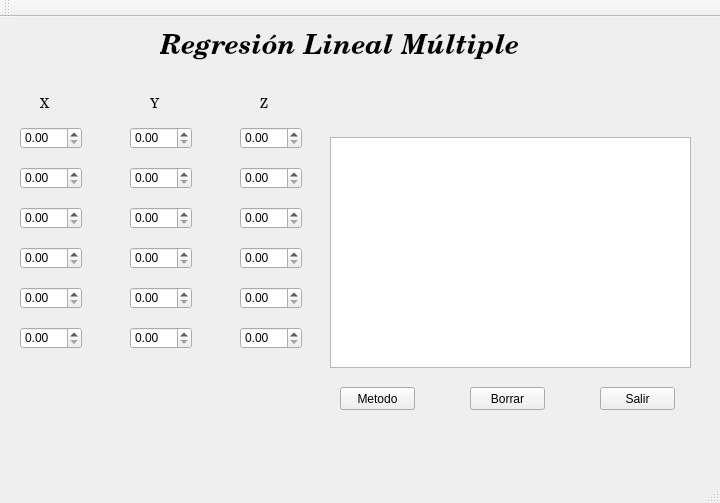
<?xml version="1.0" encoding="UTF-8"?>
<ui version="4.0">
 <class>RMultiple</class>
 <widget class="QMainWindow" name="RMultiple">
  <property name="geometry">
   <rect>
    <x>0</x>
    <y>0</y>
    <width>720</width>
    <height>503</height>
   </rect>
  </property>
  <property name="windowTitle">
   <string>RMultiple</string>
  </property>
  <widget class="QWidget" name="centralWidget">
   <widget class="QLabel" name="label">
    <property name="geometry">
     <rect>
      <x>160</x>
      <y>10</y>
      <width>371</width>
      <height>41</height>
     </rect>
    </property>
    <property name="font">
     <font>
      <family>Century Schoolbook</family>
      <pointsize>20</pointsize>
      <weight>75</weight>
      <italic>true</italic>
      <bold>true</bold>
     </font>
    </property>
    <property name="text">
     <string>Regresión Lineal Múltiple</string>
    </property>
   </widget>
   <widget class="QDoubleSpinBox" name="x5">
    <property name="geometry">
     <rect>
      <x>20</x>
      <y>270</y>
      <width>62</width>
      <height>22</height>
     </rect>
    </property>
   </widget>
   <widget class="QDoubleSpinBox" name="y2">
    <property name="geometry">
     <rect>
      <x>130</x>
      <y>150</y>
      <width>62</width>
      <height>22</height>
     </rect>
    </property>
   </widget>
   <widget class="QDoubleSpinBox" name="x3">
    <property name="geometry">
     <rect>
      <x>20</x>
      <y>190</y>
      <width>62</width>
      <height>22</height>
     </rect>
    </property>
   </widget>
   <widget class="QTextEdit" name="Texto">
    <property name="geometry">
     <rect>
      <x>330</x>
      <y>120</y>
      <width>361</width>
      <height>231</height>
     </rect>
    </property>
    <property name="font">
     <font>
      <family>Arial Narrow</family>
      <pointsize>20</pointsize>
      <weight>75</weight>
      <italic>true</italic>
      <bold>true</bold>
     </font>
    </property>
   </widget>
   <widget class="QDoubleSpinBox" name="x2">
    <property name="geometry">
     <rect>
      <x>20</x>
      <y>150</y>
      <width>62</width>
      <height>22</height>
     </rect>
    </property>
   </widget>
   <widget class="QDoubleSpinBox" name="x1">
    <property name="geometry">
     <rect>
      <x>20</x>
      <y>110</y>
      <width>62</width>
      <height>22</height>
     </rect>
    </property>
   </widget>
   <widget class="QDoubleSpinBox" name="y5">
    <property name="geometry">
     <rect>
      <x>130</x>
      <y>270</y>
      <width>62</width>
      <height>22</height>
     </rect>
    </property>
   </widget>
   <widget class="QDoubleSpinBox" name="x6">
    <property name="geometry">
     <rect>
      <x>20</x>
      <y>310</y>
      <width>62</width>
      <height>22</height>
     </rect>
    </property>
   </widget>
   <widget class="QDoubleSpinBox" name="y1">
    <property name="geometry">
     <rect>
      <x>130</x>
      <y>110</y>
      <width>62</width>
      <height>22</height>
     </rect>
    </property>
   </widget>
   <widget class="QDoubleSpinBox" name="y6">
    <property name="geometry">
     <rect>
      <x>130</x>
      <y>310</y>
      <width>62</width>
      <height>22</height>
     </rect>
    </property>
   </widget>
   <widget class="QDoubleSpinBox" name="y3">
    <property name="geometry">
     <rect>
      <x>130</x>
      <y>190</y>
      <width>62</width>
      <height>22</height>
     </rect>
    </property>
   </widget>
   <widget class="QDoubleSpinBox" name="x4">
    <property name="geometry">
     <rect>
      <x>20</x>
      <y>230</y>
      <width>62</width>
      <height>22</height>
     </rect>
    </property>
   </widget>
   <widget class="QDoubleSpinBox" name="y4">
    <property name="geometry">
     <rect>
      <x>130</x>
      <y>230</y>
      <width>62</width>
      <height>22</height>
     </rect>
    </property>
   </widget>
   <widget class="QDoubleSpinBox" name="z3">
    <property name="geometry">
     <rect>
      <x>240</x>
      <y>190</y>
      <width>62</width>
      <height>22</height>
     </rect>
    </property>
   </widget>
   <widget class="QDoubleSpinBox" name="z2">
    <property name="geometry">
     <rect>
      <x>240</x>
      <y>150</y>
      <width>62</width>
      <height>22</height>
     </rect>
    </property>
   </widget>
   <widget class="QDoubleSpinBox" name="z6">
    <property name="geometry">
     <rect>
      <x>240</x>
      <y>310</y>
      <width>62</width>
      <height>22</height>
     </rect>
    </property>
   </widget>
   <widget class="QDoubleSpinBox" name="z4">
    <property name="geometry">
     <rect>
      <x>240</x>
      <y>230</y>
      <width>62</width>
      <height>22</height>
     </rect>
    </property>
   </widget>
   <widget class="QDoubleSpinBox" name="z1">
    <property name="geometry">
     <rect>
      <x>240</x>
      <y>110</y>
      <width>62</width>
      <height>22</height>
     </rect>
    </property>
   </widget>
   <widget class="QDoubleSpinBox" name="z5">
    <property name="geometry">
     <rect>
      <x>240</x>
      <y>270</y>
      <width>62</width>
      <height>22</height>
     </rect>
    </property>
   </widget>
   <widget class="QLabel" name="label_2">
    <property name="geometry">
     <rect>
      <x>40</x>
      <y>80</y>
      <width>16</width>
      <height>16</height>
     </rect>
    </property>
    <property name="font">
     <font>
      <family>Century Schoolbook</family>
      <pointsize>10</pointsize>
     </font>
    </property>
    <property name="text">
     <string>X</string>
    </property>
   </widget>
   <widget class="QLabel" name="label_3">
    <property name="geometry">
     <rect>
      <x>150</x>
      <y>80</y>
      <width>16</width>
      <height>16</height>
     </rect>
    </property>
    <property name="font">
     <font>
      <family>Century Schoolbook</family>
      <pointsize>10</pointsize>
     </font>
    </property>
    <property name="text">
     <string>Y</string>
    </property>
   </widget>
   <widget class="QLabel" name="label_4">
    <property name="geometry">
     <rect>
      <x>260</x>
      <y>80</y>
      <width>16</width>
      <height>16</height>
     </rect>
    </property>
    <property name="font">
     <font>
      <family>Century Schoolbook</family>
      <pointsize>10</pointsize>
     </font>
    </property>
    <property name="text">
     <string>Z</string>
    </property>
   </widget>
   <widget class="QPushButton" name="metodo">
    <property name="geometry">
     <rect>
      <x>340</x>
      <y>370</y>
      <width>75</width>
      <height>23</height>
     </rect>
    </property>
    <property name="text">
     <string>Metodo</string>
    </property>
   </widget>
   <widget class="QPushButton" name="borrar">
    <property name="geometry">
     <rect>
      <x>470</x>
      <y>370</y>
      <width>75</width>
      <height>23</height>
     </rect>
    </property>
    <property name="text">
     <string>Borrar</string>
    </property>
   </widget>
   <widget class="QPushButton" name="salir">
    <property name="geometry">
     <rect>
      <x>600</x>
      <y>370</y>
      <width>75</width>
      <height>23</height>
     </rect>
    </property>
    <property name="text">
     <string>Salir</string>
    </property>
   </widget>
  </widget>
  <widget class="QMenuBar" name="menuBar">
   <property name="geometry">
    <rect>
     <x>0</x>
     <y>0</y>
     <width>720</width>
     <height>21</height>
    </rect>
   </property>
  </widget>
  <widget class="QToolBar" name="mainToolBar">
   <attribute name="toolBarArea">
    <enum>TopToolBarArea</enum>
   </attribute>
   <attribute name="toolBarBreak">
    <bool>false</bool>
   </attribute>
  </widget>
  <widget class="QStatusBar" name="statusBar"/>
 </widget>
 <layoutdefault spacing="6" margin="11"/>
 <resources/>
 <connections/>
</ui>
